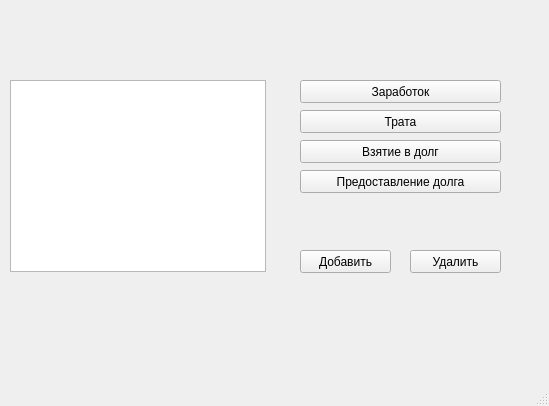
<?xml version="1.0" encoding="UTF-8"?>
<ui version="4.0">
 <class>MainWindow</class>
 <widget class="QMainWindow" name="MainWindow">
  <property name="geometry">
   <rect>
    <x>0</x>
    <y>0</y>
    <width>549</width>
    <height>406</height>
   </rect>
  </property>
  <property name="windowTitle">
   <string>MainWindow</string>
  </property>
  <widget class="QWidget" name="centralwidget">
   <widget class="QListWidget" name="listWidget">
    <property name="geometry">
     <rect>
      <x>10</x>
      <y>80</y>
      <width>256</width>
      <height>192</height>
     </rect>
    </property>
   </widget>
   <widget class="QPushButton" name="pushButton">
    <property name="geometry">
     <rect>
      <x>300</x>
      <y>80</y>
      <width>201</width>
      <height>23</height>
     </rect>
    </property>
    <property name="text">
     <string>Заработок</string>
    </property>
   </widget>
   <widget class="QPushButton" name="pushButton_2">
    <property name="geometry">
     <rect>
      <x>300</x>
      <y>110</y>
      <width>201</width>
      <height>23</height>
     </rect>
    </property>
    <property name="text">
     <string>Трата</string>
    </property>
   </widget>
   <widget class="QPushButton" name="pushButton_3">
    <property name="geometry">
     <rect>
      <x>300</x>
      <y>140</y>
      <width>201</width>
      <height>23</height>
     </rect>
    </property>
    <property name="text">
     <string>Взятие в долг</string>
    </property>
   </widget>
   <widget class="QPushButton" name="pushButton_4">
    <property name="geometry">
     <rect>
      <x>300</x>
      <y>170</y>
      <width>201</width>
      <height>23</height>
     </rect>
    </property>
    <property name="text">
     <string>Предоставление долга</string>
    </property>
   </widget>
   <widget class="QPushButton" name="pushButton_5">
    <property name="geometry">
     <rect>
      <x>300</x>
      <y>250</y>
      <width>91</width>
      <height>23</height>
     </rect>
    </property>
    <property name="text">
     <string>Добавить</string>
    </property>
   </widget>
   <widget class="QPushButton" name="pushButton_6">
    <property name="geometry">
     <rect>
      <x>410</x>
      <y>250</y>
      <width>91</width>
      <height>23</height>
     </rect>
    </property>
    <property name="text">
     <string>Удалить</string>
    </property>
   </widget>
  </widget>
  <widget class="QMenuBar" name="menubar">
   <property name="geometry">
    <rect>
     <x>0</x>
     <y>0</y>
     <width>549</width>
     <height>21</height>
    </rect>
   </property>
  </widget>
  <widget class="QStatusBar" name="statusbar"/>
 </widget>
 <resources/>
 <connections/>
</ui>
